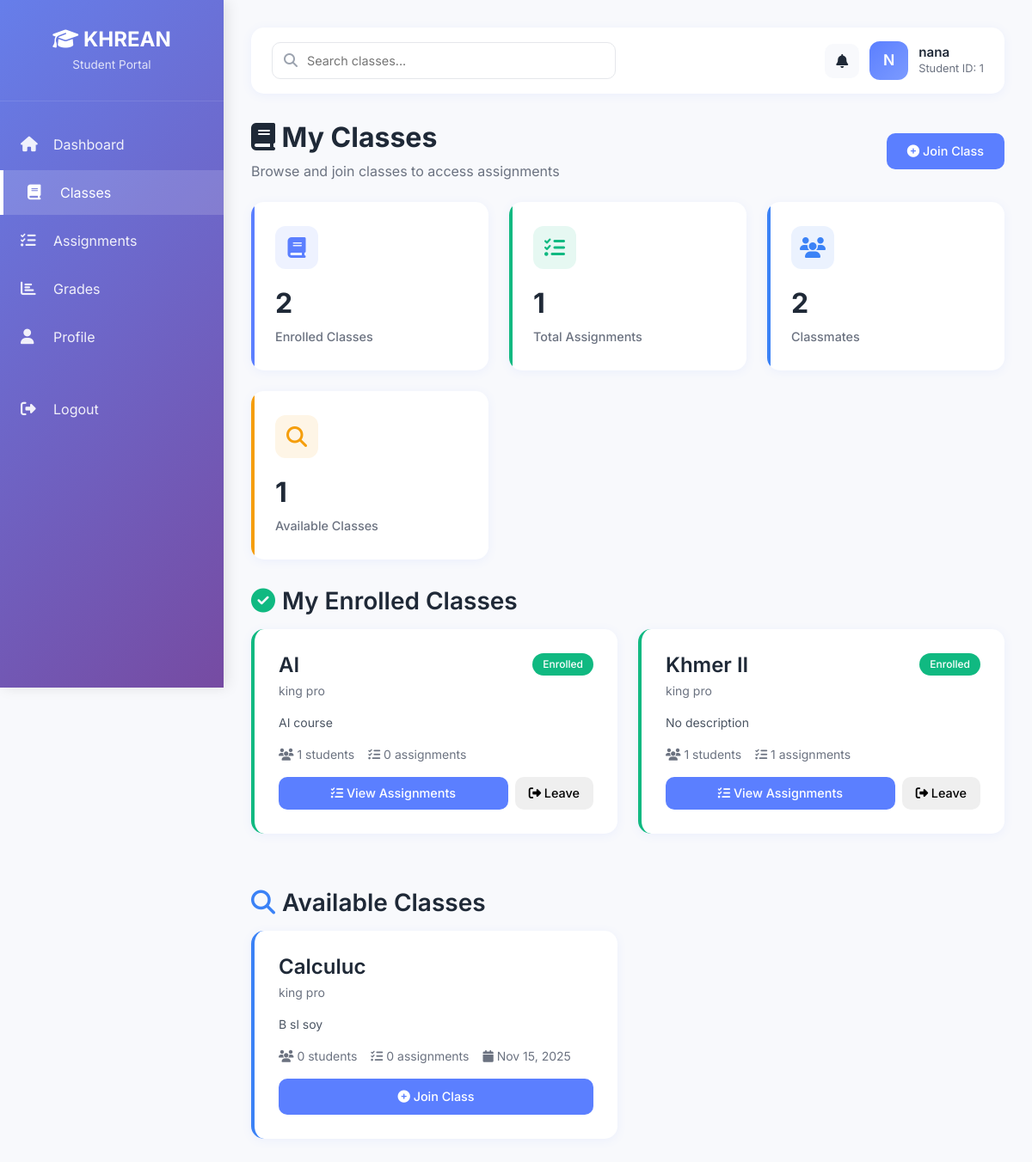
Screenshot of /student/classes (signed in) with the database file from the repository.
### models/user.py (models this page shows, shortened)
class User(UserMixin, db.Model):
    __tablename__ = 'users'
    id = db.Column(db.Integer, primary_key=True)
    username = db.Column(db.String(50), unique=True, nullable=False, index=True)
    email = db.Column(db.String(120), unique=True, nullable=False, index=True)
    password = db.Column(db.String(200), nullable=False)
    role = db.Column(db.String(20), nullable=False,
                     default='student', index=True)  # admin | teacher | student
    status = db.Column(db.String(20), nullable=False, default='active', index=True)
    created_at = db.Column(db.DateTime, nullable=False, default=db.func.current_timestamp())
    last_login = db.Column(db.DateTime, nullable=True)
    student_profile = db.relationship('Student', backref='user', uselist=False, cascade='all, delete-orphan')
    teacher_profile = db.relationship('Teacher', backref='user', uselist=False, cascade='all, delete-orphan')

### models/student.py (models this page shows, shortened)
class Student(db.Model):
    __tablename__ = 'students'
    id = db.Column(db.Integer, primary_key=True)
    user_id = db.Column(db.Integer, db.ForeignKey(
        'users.id', ondelete='CASCADE'), nullable=False, unique=True, index=True)
    first_name = db.Column(db.String(50))
    last_name = db.Column(db.String(50))
    major = db.Column(db.String(100))
    year = db.Column(db.String(10))
    section = db.Column(db.String(20))
    created_at = db.Column(db.DateTime, nullable=False,
                           default=datetime.utcnow)

### models/class_model.py (models this page shows, shortened)
class Class(db.Model):
    __tablename__ = 'classes'
    id = db.Column(db.Integer, primary_key=True)
    name = db.Column(db.String(100), nullable=False)
    description = db.Column(db.Text)
    class_code = db.Column(db.String(6), unique=True, nullable=False, index=True)
    teacher_id = db.Column(db.Integer, db.ForeignKey('teachers.id', ondelete='SET NULL'), index=True)
    created_at = db.Column(db.DateTime, nullable=False, default=datetime.utcnow)
    teacher = db.relationship('Teacher', backref='classes')
    students = db.relationship('Student', secondary=class_student, backref='classes', lazy='dynamic')
    assignments = db.relationship('Assignment', backref='class_obj', lazy='dynamic', cascade='all, delete-orphan')

### routes/student.py (the view)
@student_bp.route("/classes")
@login_required
def classes():
    student = get_student_or_redirect()
    if not student:
        return redirect(url_for('auth_bp.login'))
    all_classes = Class.query.all()
    student_classes = get_student_classes(student)
    enrolled_class_ids = [cls.id for cls in student_classes]
    enrolled_classes = []
    available_classes = []
    for cls in all_classes:
        class_info = {
            'id': cls.id,
            'name': cls.name,
            'description': cls.description or 'No description',
            'teacher': cls.teacher.full_name if cls.teacher else 'No Teacher',
            'teacher_id': cls.teacher_id,
            'created_at': cls.created_at.strftime('%b %d, %Y') if cls.created_at else 'N/A',
            'student_count': cls.students.count() if cls.students else 0,
            'assignment_count': cls.assignments.count() if cls.assignments else 0
        }
        if cls.id in enrolled_class_ids:
            enrolled_classes.append(class_info)
        else:
            available_classes.append(class_info)
    return render_template(
        "student/classes.html",
        student=student,
        enrolled_classes=enrolled_classes,
        available_classes=available_classes
    )

### models/teacher.py (called while the page is built)
    @property
    def full_name(self):
        if self.first_name or self.last_name:
            return f"{self.first_name or ''} {self.last_name or ''}".strip()
        return self.user.username if self.user else 'Unknown'

### routes/student.py (called while the page is built)
def get_student_or_redirect():
    student = Student.query.filter_by(user_id=current_user.id).first()
    if not student:
        flash("Student profile not found. Please contact administrator.", "danger")
        return None
    return student

def get_student_classes(student):
    try:
        if hasattr(student.classes, 'all'):
            return student.classes.all()
        else:
            return student.classes if student.classes else []
    except Exception:
        from models.class_model import class_student
        return Class.query.join(class_student).filter(
            class_student.c.student_id == student.id
        ).all()

### templates/student/classes.html (shortened to what this page needs)
{% extends "base.html" %}
{% block sidebar_subtitle %}Student Portal{% endblock %}
{% block sidebar_menu %}
<li>
    <a href="{{ url_for('student_bp.dashboard') }}">
        <i class="fas fa-home"></i>
        Dashboard
    </a>
</li>
<li>
    <a href="{{ url_for('student_bp.classes') }}" class="active">
        <i class="fas fa-book"></i>
        Classes
    </a>
</li>
<li>
    <a href="{{ url_for('student_bp.assignments') }}">
        <i class="fas fa-tasks"></i>
        Assignments
    </a>
</li>
<li>
    <a href="{{ url_for('student_bp.grades') }}">
        <i class="fas fa-chart-bar"></i>
        Grades
    </a>
</li>
<li>
    <a href="{{ url_for('student_bp.profile') }}">
        <i class="fas fa-user"></i>
        Profile
    </a>
</li>
<li style="margin-top: 2rem;">
    <a href="{{ url_for('auth_bp.logout') }}">
        <i class="fas fa-sign-out-alt"></i>
        Logout
    </a>
</li>
{% endblock %}
{% block search_placeholder %}Search classes...{% endblock %}
{% block user_avatar %}{{ student.user.username[0]|upper }}{% endblock %}
{% block user_name %}{{ student.user.username }}{% endblock %}
{% block user_id %}Student ID: {{ student.id }}{% endblock %}
{% block content %}
<div style="margin-bottom: 1.5rem; display: flex; justify-content: space-between; align-items: center; flex-wrap: wrap; gap: 1rem;">
    <div>
        <h2 style="font-weight: 700; color: #1f2937; margin-bottom: 0.5rem;">
            <i class="fas fa-book"></i> My Classes
        </h2>
        <p style="color: #6b7280; margin: 0;">Browse and join classes to access assignments</p>
    </div>
    <a href="{{ url_for('student_bp.join_class_page') }}" class="btn-custom btn-primary-custom">
        <i class="fas fa-plus-circle"></i> Join Class
    </a>
</div>
<div class="stats-grid">
    <div class="stat-card primary">
        <div class="stat-icon"><i class="fas fa-book"></i></div>
        <div class="stat-value">{{ enrolled_classes|length }}</div>
        <div class="stat-label">Enrolled Classes</div>
    </div>
    <div class="stat-card success">
        <div class="stat-icon"><i class="fas fa-tasks"></i></div>
        <div class="stat-value">{{ enrolled_classes|sum(attribute='assignment_count') }}</div>
        <div class="stat-label">Total Assignments</div>
    </div>
    <div class="stat-card info">
        <div class="stat-icon"><i class="fas fa-users"></i></div>
        <div class="stat-value">{{ enrolled_classes|sum(attribute='student_count') }}</div>
        <div class="stat-label">Classmates</div>
    </div>
    <div class="stat-card warning">
        <div class="stat-icon"><i class="fas fa-search"></i></div>
        <div class="stat-value">{{ available_classes|length }}</div>
        <div class="stat-label">Available Classes</div>
    </div>
</div>
{% if enrolled_classes %}
<div style="margin-bottom: 2rem;">
    <h3 style="font-weight: 600; color: #1f2937; margin-bottom: 1rem; display: flex; align-items: center; gap: 0.5rem;">
        <i class="fas fa-check-circle" style="color: #10b981;"></i>
        My Enrolled Classes
    </h3>
    <div style="display: grid; grid-template-columns: repeat(auto-fill, minmax(350px, 1fr)); gap: 1.5rem;">
        {% for class in enrolled_classes %}
        <div class="content-card" style="border-left: 4px solid #10b981;">
            <div style="display: flex; justify-content: space-between; align-items: start; margin-bottom: 1rem;">
                <div>
                    <h4 style="font-weight: 600; color: #1f2937; margin-bottom: 0.25rem;">{{ class.name }}</h4>
                    <p style="color: #6b7280; font-size: 0.875rem; margin: 0;">{{ class.teacher }}</p>
                </div>
                <span style="background: #10b981; color: white; padding: 0.25rem 0.75rem; border-radius: 9999px; font-size: 0.75rem; font-weight: 500;">
                    Enrolled
                </span>
            </div>
            <p style="color: #4b5563; font-size: 0.875rem; margin-bottom: 1rem; line-height: 1.5;">
                {{ class.description }}
            </p>
            <div style="display: flex; gap: 1rem; margin-bottom: 1rem; font-size: 0.875rem; color: #6b7280;">
                <span><i class="fas fa-users"></i> {{ class.student_count }} students</span>
                <span><i class="fas fa-tasks"></i> {{ class.assignment_count }} assignments</span>
            </div>
            <div style="display: flex; gap: 0.5rem;">
                <a href="{{ url_for('student_bp.assignments') }}" class="btn-custom btn-primary-custom" style="flex: 1; text-align: center; padding: 0.5rem;">
                    <i class="fas fa-tasks"></i> View Assignments
                </a>
                <button class="btn-custom btn-danger-custom" onclick="leaveClass({{ class.id }}, '{{ class.name }}')" style="padding: 0.5rem 1rem;">
                    <i class="fas fa-sign-out-alt"></i> Leave
                </button>
            </div>
        </div>
        {% endfor %}
    </div>
</div>
{% endif %}
{% if available_classes %}
<div style="margin-bottom: 2rem;">
    <h3 style="font-weight: 600; color: #1f2937; margin-bottom: 1rem; display: flex; align-items: center; gap: 0.5rem;">
        <i class="fas fa-search" style="color: #3b82f6;"></i>
        Available Classes
    </h3>
    <div style="display: grid; grid-template-columns: repeat(auto-fill, minmax(350px, 1fr)); gap: 1.5rem;">
        {% for class in available_classes %}
        <div class="content-card" style="border-left: 4px solid #3b82f6;">
            <div style="display: flex; justify-content: space-between; align-items: start; margin-bottom: 1rem;">
                <div>
                    <h4 style="font-weight: 600; color: #1f2937; margin-bottom: 0.25rem;">{{ class.name }}</h4>
                    <p style="color: #6b7280; font-size: 0.875rem; margin: 0;">{{ class.teacher }}</p>
                </div>
            </div>
            <p style="color: #4b5563; font-size: 0.875rem; margin-bottom: 1rem; line-height: 1.5;">
                {{ class.description }}
            </p>
            <div style="display: flex; gap: 1rem; margin-bottom: 1rem; font-size: 0.875rem; color: #6b7280;">
                <span><i class="fas fa-users"></i> {{ class.student_count }} students</span>
                <span><i class="fas fa-tasks"></i> {{ class.assignment_count }} assignments</span>
                <span><i class="fas fa-calendar"></i> {{ class.created_at }}</span>
            </div>
            <button class="btn-custom btn-primary-custom" onclick="joinClass({{ class.id }}, '{{ class.name }}')" style="width: 100%;">
                <i class="fas fa-plus-circle"></i> Join Class
            </button>
        </div>
        {% endfor %}
    </div>
</div>
{% endif %}
{% endblock %}

### rows the page displays
User: user "N", user.username "nana"
Student: id "1"
Class: name "AI", teacher "king pro", description "AI course", student_count "1", assignment_count "0"
Class: name "Khmer II", teacher "king pro", description "No description", student_count "1", assignment_count "1"
Class: name "Calculuc", teacher "king pro", description "B sl soy", student_count "0", assignment_count "0", created_at "Nov 15, 2025"

### other values shown
{{ enrolled_classes|length }} "2"
{{ enrolled_classes|sum(attribute='assignment_count') }} "1"
{{ enrolled_classes|sum(attribute='student_count') }} "2"
{{ available_classes|length }} "1"
